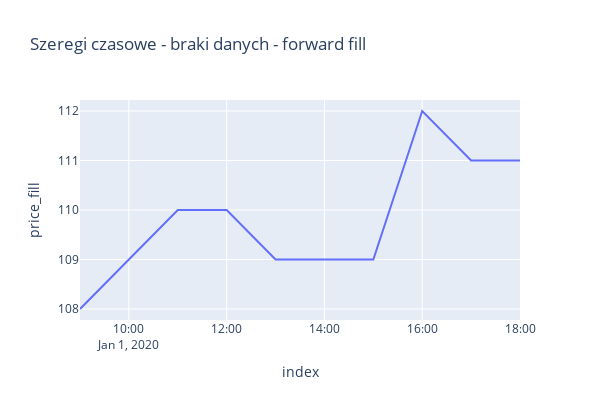

Notebook cell for this chart:
### Code cell
df_plotly = df.reset_index()
df_plotly['price_fill'] = df_plotly['price'].fillna(method='ffill')
px.line(df_plotly, 'index', 'price_fill', width=600, height=400, 
        title='Szeregi czasowe - braki danych - forward fill')

### Figure 1 — Plotly figure (JSON) as saved in the notebook; plotly's stock layout.template omitted (floating-point values rounded to 4 significant figures)
{"data": [{"hovertemplate": "index=%{x}<br>price_fill=%{y}<extra></extra>", "legendgroup": "", "line": {"color": "#636efa", "dash": "solid"}, "marker": {"symbol": "circle"}, "mode": "lines", "name": "", "orientation": "v", "showlegend": false, "type": "scatter", "x": ["2020-01-01T09:00:00", "2020-01-01T10:00:00", "2020-01-01T11:00:00", "2020-01-01T12:00:00", "2020-01-01T13:00:00", "2020-01-01T14:00:00", "2020-01-01T15:00:00", "2020-01-01T16:00:00", "2020-01-01T17:00:00", "2020-01-01T18:00:00"], "xaxis": "x", "y": [108, 109, 110, 110, 109, 109, 109, 112, 111, 111], "yaxis": "y"}], "layout": {"height": 400, "legend": {"tracegroupgap": 0}, "title": {"text": "Szeregi czasowe - braki danych - forward fill"}, "width": 600, "xaxis": {"anchor": "y", "domain": [0, 1], "title": {"text": "index"}}, "yaxis": {"anchor": "x", "domain": [0, 1], "title": {"text": "price_fill"}}}}
